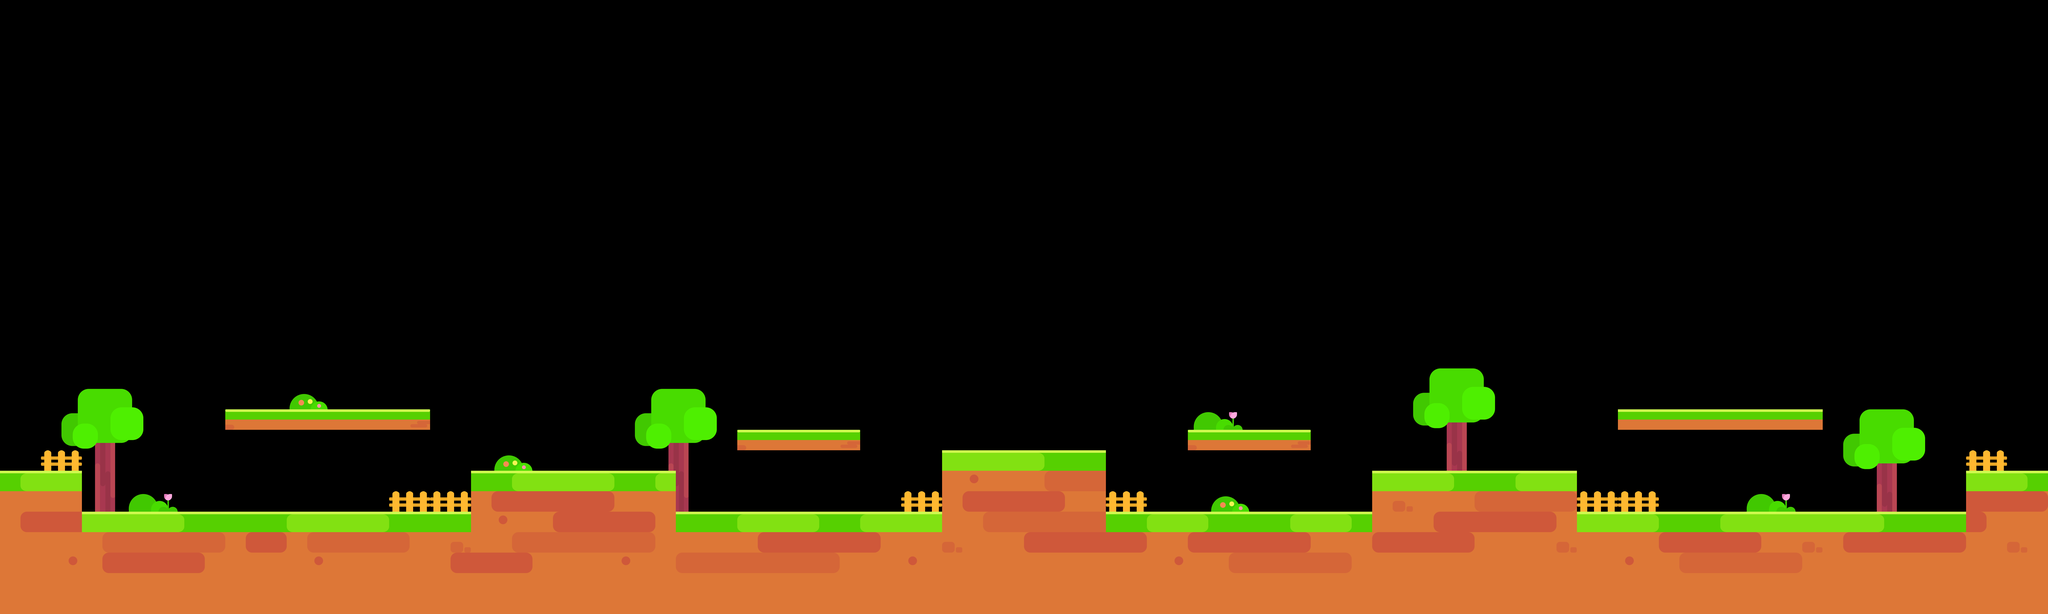

Below is a game level as drawn by its tile map, then a one-line description and the .tmx that defines it (tile-layer data replaced by summaries):
An orthogonal 100x30 tile map with 80x80 px tiles, 6 tile layers (zhuangshi01, dixing, dixingzhuangshi, dimian, ...).

<map version="1.0" orientation="orthogonal" renderorder="right-down" width="100" height="30" tilewidth="80" tileheight="80">
 <tileset firstgid="1" name="map_1" tilewidth="80" tileheight="80">
  <image source="map_1.png" width="640" height="640" />
 </tileset>
 <layer name="zhuangshi01" width="100" height="30">
  <data>[3000 cells, 96 non-empty, 24 distinct tile ids]</data>
 </layer>
 <layer name="dixing" width="100" height="30">
  <data>[3000 cells, 602 non-empty, 1 distinct tile ids]</data>
 </layer>
 <layer name="dixingzhuangshi" width="100" height="30">
  <data>[3000 cells, 141 non-empty, 6 distinct tile ids]</data>
 </layer>
 <layer name="dimian" width="100" height="30">
  <data>[3000 cells, 132 non-empty, 4 distinct tile ids]</data>
 </layer>
 <layer name="zhuangshi" width="100" height="30">
  <data>[3000 cells, 31 non-empty, 7 distinct tile ids]</data>
 </layer>
 <layer name="dimianzhuangshi" width="100" height="30">
  <data>[3000 cells, 60 non-empty, 2 distinct tile ids]</data>
 </layer>
</map>
